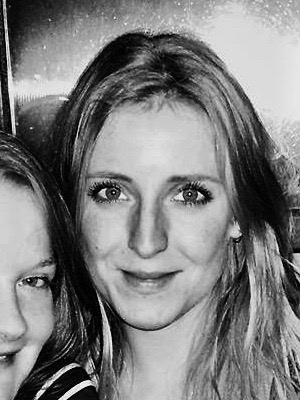
#> input picture Testbild.jpg, 300 x 400 px
$ python Test1.py
#> lines starting #> are read from the running program, lines starting #| are printed output that depends on the picture; after the words box and inside, x2 and y2 are one past the last pixel; in counts of white or black regions, pixels touching at a corner belong together
### TODO:
### * Alles in Arrays packen!
### * Inputvektor mit EINEM Attribut für alle Vektoren
###


from PIL import Image, ImageDraw, ImageDraw2
from bresenham import bresenham
import math
import numpy as np
#import panda as pd


#BILD LADEN UND SCHWARZ WEIß KONVERTIEREN
#im_start = Image.open("Testbild.jpg").convert("L") #MONOCHROME
im_start = Image.open("Testbild.jpg").convert("1") #BINARY
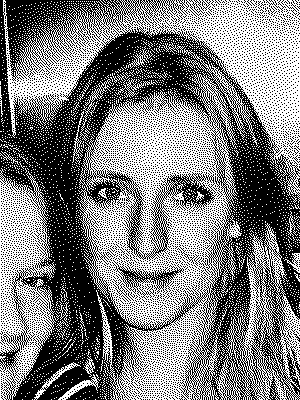
#> im_start: PIL image 300x400 1; 49.3% white in thin lines or dots
im = im_start.copy()
draw = ImageDraw.Draw(im)

#Grauwerte in Liste schreiben
pixels = np.array([])
pixels = im.load()
#print(pixels[0,0])


# KREISDATEN BERECHNEN (GRÖßT MÖGLICHEN KREIS)
im_breite = im.size[0]
#> im_breite = 300
im_hoehe = im.size[1]
#> im_hoehe = 400

durchmesser = 0

# minus 1 dass später kein Pixel 1 über dem Bildrand rauskommt
if im_breite > im_hoehe:
    durchmesser = im_hoehe-1

else:
    durchmesser = im_breite-1
#> durchmesser = 299
radius = int(durchmesser/2)
#> radius = 149


mittelpunkt_x = int(im_breite/2)
#> mittelpunkt_x = 150
mittelpunkt_y = int(im_hoehe/2)
#> mittelpunkt_y = 200


#KREIS MALEN
#draw.ellipse((mittelpunkt_x - radius, mittelpunkt_y - radius, mittelpunkt_x + radius, mittelpunkt_y + radius), fill = None, outline = None)
draw.point((mittelpunkt_x, mittelpunkt_y), 'black')
#print(im.format, im.size, im.mode)


#Gibt Länge eines Fadens aus: bsp.: laenge(0,0,3,3) =>  4
def laenge(x1, y1, x2, y2):
    laenge = (round(math.sqrt(((x2 - x1) ** 2) + (y2 - y1) ** 2)))
    return (laenge)

#BILD AUßERHALB KREIS ENTFERNEN / WEIß MACHEN
for x in range(0,im_breite):
    for y in range (0, im_hoehe):
        if laenge(mittelpunkt_x, mittelpunkt_y, x, y) >= radius:
            draw.point((x, y), "white")


#GENERIERT LISTE MIT N NÄGELN (MITTELPUNKT X/Y)
def naegel_generieren(x, y, radius, n):
    naegel = np.array([[i, x + radius * math.cos(2*np.pi*(i/n)), y + radius * math.sin(2*np.pi*(i/n)) ] for i in range(0,n)])
    naegel = np.around(naegel)
    naegel = naegel.astype(int)
    #print(len(naegel))
    return naegel

naegel = naegel_generieren(mittelpunkt_x, mittelpunkt_y, radius, 200)
print(naegel[:10])
#| [[  0 299 200]
#|  [  1 299 205]
#|  [  2 299 209]
#|  [  3 298 214]
#|  [  4 298 219]
#|  [  5 297 223]
#|  [  6 296 228]
#|  [  7 295 233]
#|  [  8 294 237]
#|  [  9 293 242]]


###                         ###
###                         ###
###ALLE ATTRIBUTE BERECHNEN ###
###                         ###
###                         ###


#Länge siehe oben


#Gibt eine Liste aller Pixelgrauwerte zwischen zwei Pixeln /// 0 = schwarz /// 255 = weiß
#Bsp.: grauwert_liste(0,0,3,3) =>   [5, 36]

# [151 lines left out: functions grauwert_liste, grauwert_durchschnitt, grauwert_varianz, grauwert_square_delta, square_delta_schwarz, verbindung_attribute and 2 more, not called in this run]


#print(alle_verbindungen_attribute(naegel)[:2])


#print(verbindung_attribute(naegel, 0, 2))

# VISUELLE KONTROLLE
for nagel in naegel:
    draw.point((nagel[1], nagel[2]), "black")

im.show()
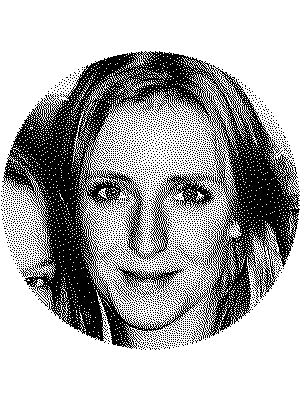
#> shown: PIL image 300x400 1; 68.6% white; 3354 black regions (3346 under 20 px), largest, box (x1, y1, x2, y2) and area: (2, 51, 300, 349) 32276, (112, 260, 184, 300) 712, (113, 279, 134, 301) 77


'''
#Linie zeichnen
im = Image.open("lena.pgm")

draw = ImageDraw.Draw(im)
draw.line((0, 0) + im.size, fill=128)
draw.line((0, im.size[1], im.size[0], 0), fill=128)
del draw

# write to stdout
im.save(sys.stdout, "PNG")


'''


def vergleich(i1, i2):

    return uebereinstimmung
